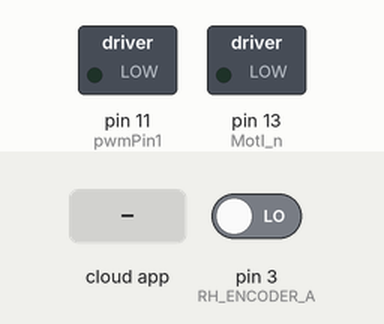
This sketch was run on a simulated Arduino Uno, built with avr-gcc and run on an emulated ATmega328P. On the bench: switched loads named in the sketch (green lamp = pin HIGH). Inputs (shaded band) come from the test bench; at power-on: pin 3 (RH_ENCODER_A) LOW. The ROS host is connected and sends only what is stated.

Above: at 1.2 s.
1.3 s: the phone or cloud app sets speed_motor_1 to -100
At 2.5 s:
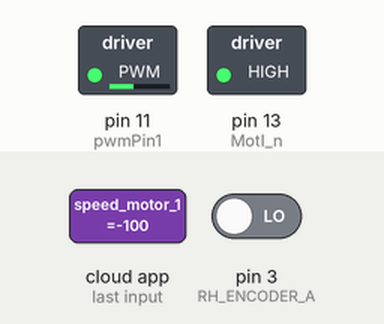
2.8 s: the phone or cloud app sets speed_motor_2 to 100
At 3.9 s:
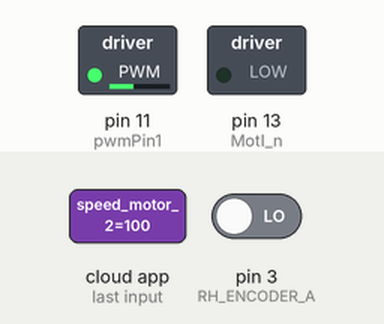
4.3 s: the phone or cloud app sets speed_motor_2 to -100
At 5.5 s:
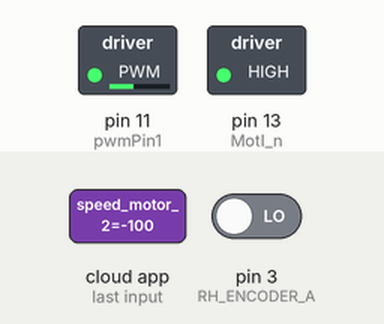
5.8 s: the phone or cloud app sets speed_motor_1 to 100
At 6.9 s:
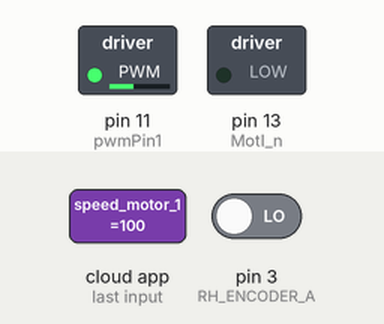
Timing chart, 0 to 8.3 s (numbered marks = the images above; inputs shaded):
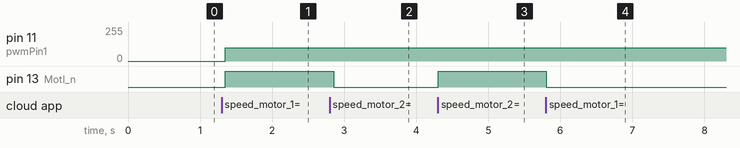

The sketch:

EncodersRos.ino
```cpp
#include <ros.h>
#include <std_msgs/Float32.h>
#include <std_msgs/Bool.h>
#include <std_msgs/Int16.h>
#include <std_msgs/Int64.h>

#define RH_ENCODER_A 3
#define RH_ENCODER_B 12

int MotI = 12;         // Derecha giro adelante        |||||Mot1 -> motor derecho   Mot2 -> Motor izquierdo|||||
int MotI_n = 13;       // Derecha giro atrás
int MotD = 5;         // Izquierda giro adelante
int MotD_n = 6;       // Izquierda giro atrás
int pwmPin1 = 11;     // Señal PWM para motor 1
int pwmPin2 = 10;     // Señal PWM para motor 2

volatile long rightCount = 0;

void rightEncoderEvent(){
  if(digitalRead(RH_ENCODER_A) == HIGH){
    if(digitalRead(RH_ENCODER_B) == LOW){
      rightCount++;
    }
    else{
      rightCount--;
    }
  }
  else{
    if(digitalRead(RH_ENCODER_B) == LOW){
      rightCount--;
    }
    else{
      rightCount++;
    }
  }
}

ros::NodeHandle nh;

std_msgs::Int16 sharpSensor1;
std_msgs::Int16 sharpSensor2;
std_msgs::Bool contactSensor1;
std_msgs::Bool contactSensor2;
std_msgs::Int64 encoder1;
std_msgs::Int64 encoder2;
std_msgs::Int16 photo1;
std_msgs::Int16 photo2;
std_msgs::Int16 photo3;
std_msgs::Int16 photo4;

ros::Publisher sharpSensorPub1("/sharp_sensor_1", &sharpSensor1);
ros::Publisher sharpSensorPub2("/sharp_sensor_2", &sharpSensor2);
ros::Publisher contactSensorPub1("/contact_sensor_1", &contactSensor1);
ros::Publisher contactSensorPub2("/contact_sensor_2", &contactSensor1);
ros::Publisher encoderPub1("/encoder_1", &encoder1);
ros::Publisher encoderPub2("/encoder_2", &encoder2);
ros::Publisher photoPub1("/photo_1", &photo1);
ros::Publisher photoPub2("/photo_2", &photo2);
ros::Publisher photoPub3("/photo_3", &photo3);
ros::Publisher photoPub4("/photo_4", &photo4);

void speedMotor1Callback(const std_msgs::Float32& mess){
  if(mess.data >= 0){
    digitalWrite(MotI, HIGH);
    digitalWrite(MotI_n, LOW);
    analogWrite(pwmPin1, mess.data);
  }
  else{
    digitalWrite(MotI, LOW);
    digitalWrite(MotI_n, HIGH);
    analogWrite(pwmPin1, fabs(mess.data));
  }
}

void speedMotor2Callback(const std_msgs::Float32& mess){
  if(mess.data >= 0){
    digitalWrite(MotI, HIGH);
    digitalWrite(MotI_n, LOW);
    analogWrite(pwmPin1, mess.data);
  }
  else{
    digitalWrite(MotI, LOW);
    digitalWrite(MotI_n, HIGH);
    analogWrite(pwmPin1, fabs(mess.data));
  }
}

ros::Subscriber<std_msgs::Float32> subSpeedMotor1("/speed_motor_1", speedMotor1Callback);
ros::Subscriber<std_msgs::Float32> subSpeedMotor2("/speed_motor_2", speedMotor2Callback);

void setup() {
  nh.initNode();
  nh.advertise(sharpSensorPub1);
  nh.advertise(sharpSensorPub2);
  nh.advertise(contactSensorPub1);
  nh.advertise(contactSensorPub2);
  nh.advertise(encoderPub1);
  nh.advertise(encoderPub2);
  nh.advertise(photoPub1);
  nh.advertise(photoPub2);
  nh.advertise(photoPub3);
  nh.advertise(photoPub4);
  nh.subscribe(subSpeedMotor1);
  nh.subscribe(subSpeedMotor2);
  pinMode(MotI, OUTPUT);
  pinMode(MotI_n, OUTPUT);
  pinMode(RH_ENCODER_A, INPUT);
  pinMode(RH_ENCODER_B, INPUT);

  attachInterrupt(1, rightEncoderEvent, CHANGE);
}

void loop() {
  sharpSensor1.data = 0.5;
  sharpSensor2.data = 0.7;
  contactSensor1.data = true;
  contactSensor2.data = false;
  encoder1.data = rightCount;
  encoder2.data = 0;
  photo1.data = 1;
  photo2.data = 1;
  photo3.data = 1;
  photo4.data = 1;
  sharpSensorPub1.publish(&sharpSensor1);
  sharpSensorPub2.publish(&sharpSensor2);
  contactSensorPub1.publish(&contactSensor1);
  contactSensorPub2.publish(&contactSensor2);
  encoderPub2.publish(&encoder1);
  encoderPub2.publish(&encoder2);
  photoPub1.publish(&photo1);
  photoPub2.publish(&photo2);
  photoPub3.publish(&photo3);
  photoPub4.publish(&photo4);
  nh.spinOnce();
  delay(50);
}
```

Measured:
- after the input at 1.3 s, pin 11 (pwmPin1): 0/255 → 100/255 after 0.05 s; pin 13 (MotI_n): LOW → HIGH after 0.05 s
- after the input at 2.8 s, pin 13 (MotI_n): HIGH → LOW after 0.05 s
- after the input at 4.3 s, pin 13 (MotI_n): LOW → HIGH at once
- after the input at 5.8 s, pin 13 (MotI_n): HIGH → LOW at once
